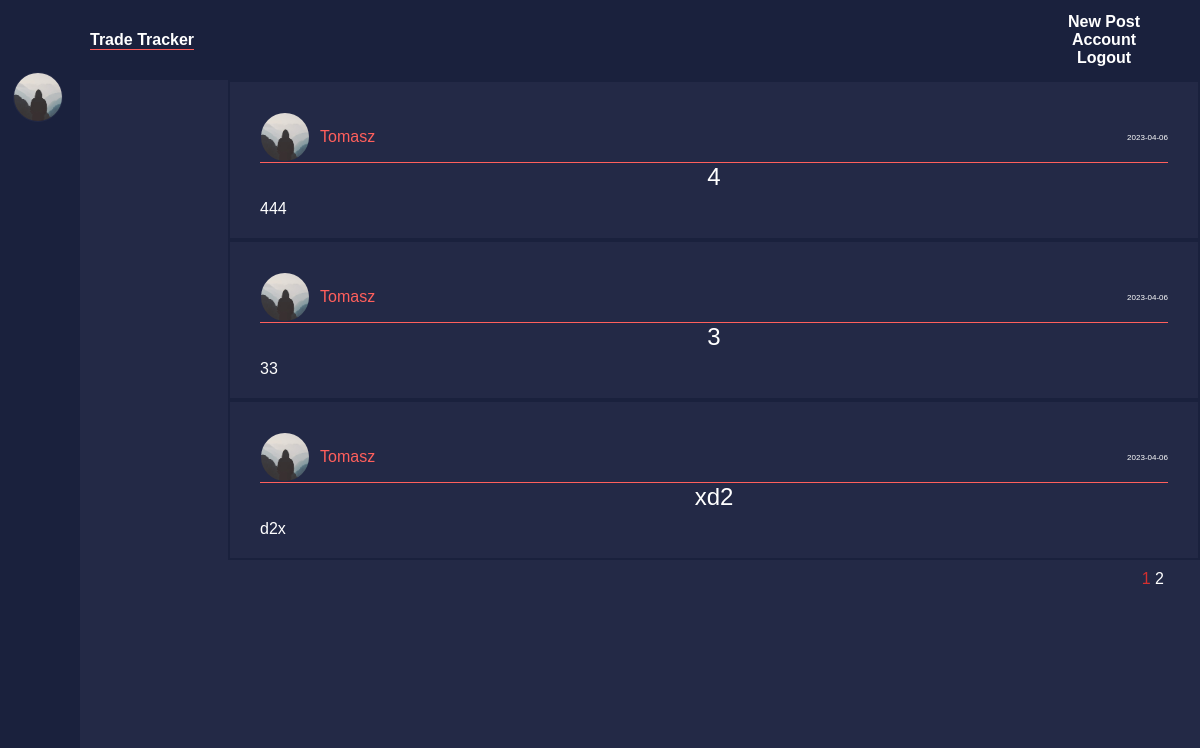
The page /home (signed in) on the database as committed earlier.
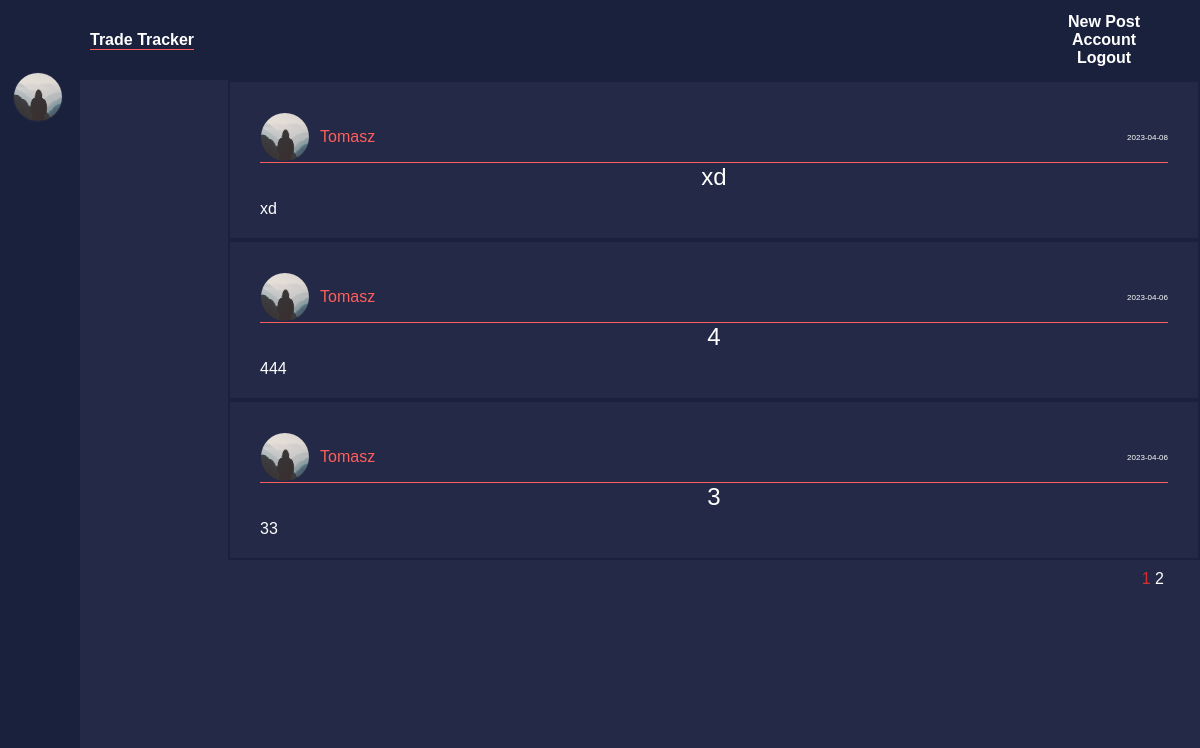
The same page on the database as committed later.
### tradetracker/models.py (models this page shows, shortened)
class Post(db.Model):
    id = db.Column(db.Integer, primary_key=True)
    title = db.Column(db.String(100), nullable=False)
    date_posted = db.Column(db.DateTime, nullable=False, default=datetime.utcnow)
    content = db.Column(db.Text, nullable=False)
    user_id = db.Column(db.Integer, db.ForeignKey('user.id'), nullable=False)

class User(db.Model, UserMixin):
    id = db.Column(db.Integer, primary_key=True)
    email = db.Column(db.String(20), unique=True, nullable=False)
    username = db.Column(db.String(120), unique=True, nullable=False)
    image_file = db.Column(db.String(20), nullable=False, default='default.jpg')
    password = db.Column(db.String(60), nullable=False)
    posts = db.relationship('Post', backref='author', lazy=True)

### tradetracker/main/routes.py (the view)
@main.route('/')
@main.route('/home')
def home():
        page = request.args.get('page', 1, type=int)
        posts = Post.query.order_by(Post.date_posted.desc()).paginate(page=page, per_page=3)
        return render_template('home.html',posts=posts)

### tradetracker/models.py (called while the page is built)
@login_manager.user_loader
def load_user(user_id):
    return User.query.get(int(user_id))

### tradetracker/templates/home.html
{% extends "layout.html" %}
{% block content %}
    {% for post in posts.items %}
        <article class="media">
            <div class="media-body-posts">
                <div class="post-content">
                    <div class="article-head">
                        <div class="article-profile">
                            <img class="article-img" src="{{ url_for('static', filename='profile_pics/' + post.author.image_file) }}">
                            <a class="article-author" href="{{ url_for('users.user_posts', username=post.author.username) }}">{{ post.author.username}}</a>
                        </div>
                        <small class="article-date">{{ post.date_posted.strftime('%Y-%m-%d') }}</small>
                    </div>
                    <a class="article-title post-link" href="{{ url_for('posts.post', post_id=post.id ) }}"> {{ post.title }}</a>
                    <p class="article-content"> {{ post.content }}</p>
                </div>
            </div>
        </article>
    {% endfor %}
    <div class="page-container">
    {% for page_num in posts.iter_pages(left_edge=1, right_edge=1, left_current=1, right_current=2) %}
        {% if page_num %}
            {% if posts.page == page_num %}
                <a class="page_num" id="current_page" href="{{ url_for('main.home', page=page_num) }}">{{ page_num }}</a>
            {% else %}
                <a class="page_num" href="{{ url_for('main.home', page=page_num) }}">{{ page_num }}</a>
            {% endif %}
        {% else %}
            ...
        {% endif %}
    {% endfor %}
    </div>
{% endblock content %}

Rows that differ between the two databases and show on the page:
no longer on this page (row unchanged): Post: image_file (placeholder picture), author.username "Tomasz", date_posted "2023-04-06", title "xd2", content "d2x"
added Post: image_file (placeholder picture), author.username "Tomasz", date_posted "2023-04-08", title "xd", content "xd"
